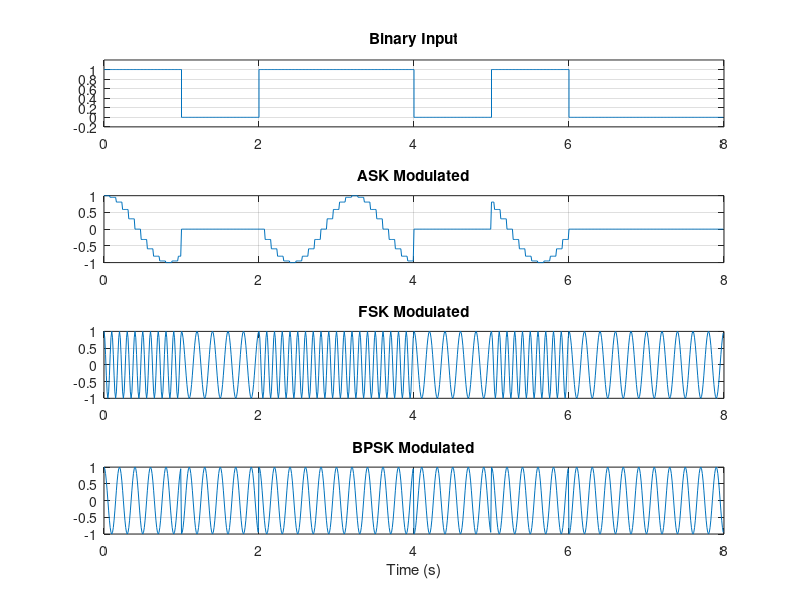

The MATLAB source for this figure:
clc; clear; close all;

% Parameters
bits = [1 0 1 1 0 1 0 0];
N = length(bits);
Tb = 1; Fs = 100;
t = 0:1/Fs:Tb-1/Fs;
fc = 5; f1 = 10; f0 = 5;
msg = repelem(bits, length(t));
tt = (0:length(msg)-1)/Fs;

% ASK Modulation (OOK)
ask = msg .* repelem(cos(2*pi*fc*t), N);

% FSK Modulation
fsk = zeros(1,length(msg));
for k = 1:N
    idx = (k-1)*length(t)+1:k*length(t);
    fsk(idx) = cos(2*pi*(f0+(f1-f0)*bits(k))*t);
end

% BPSK Modulation
bpsk = zeros(1,length(msg));
for k = 1:N
    idx = (k-1)*length(t)+1:k*length(t);
    bpsk(idx) = (2*bits(k)-1)*cos(2*pi*fc*t);
end

% Demodulation (correlation-based)
ask_rx = zeros(1,N); fsk_rx = zeros(1,N); bpsk_rx = zeros(1,N);
for k = 1:N
    idx = (k-1)*length(t)+1:k*length(t);
    ask_rx(k) = sum(ask(idx).*cos(2*pi*fc*t)) > 25;
    fsk_rx(k) = sum(fsk(idx).*cos(2*pi*f1*t)) > sum(fsk(idx).*cos(2*pi*f0*t));
    bpsk_rx(k) = sum(bpsk(idx).*cos(2*pi*fc*t)) > 0;
end

% BER (noiseless channel)
fprintf('ASK BER  = %.3f\n', mean(bits ~= ask_rx));
fprintf('FSK BER  = %.3f\n', mean(bits ~= fsk_rx));
fprintf('BPSK BER = %.3f\n', mean(bits ~= bpsk_rx));

% Plots
figure;
subplot(4,1,1); stairs(tt,msg); title('Binary Input'); ylim([-0.2 1.2]); grid on;
subplot(4,1,2); plot(tt,ask); title('ASK Modulated'); grid on;
subplot(4,1,3); plot(tt,fsk); title('FSK Modulated'); grid on;
subplot(4,1,4); plot(tt,bpsk); title('BPSK Modulated'); grid on;
xlabel('Time (s)');
